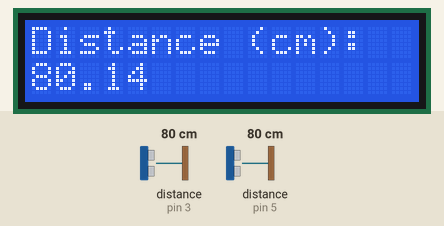
Recording of a sketch running on a simulated Arduino Uno, built with avr-gcc and run on an emulated ATmega328P. Parts: 16×2 character LCD. Inputs (shaded band) come from the test bench; at power-on: distance to the obstacle (sensors on pin 3, pin 5) 80 cm. The echo pulse lasts 58.3 µs per cm; what the sketch prints to the serial monitor is not drawn.

Above: at 2.2 s.
2.3 s: distance to the obstacle (sensor on pin 3) set to 2 cm
At 3.0 s:
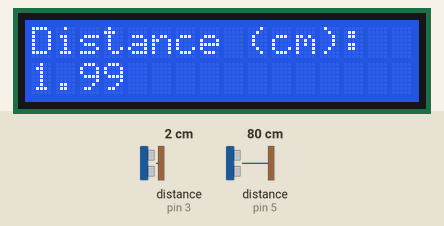
4.2 s: distance to the obstacle (sensor on pin 3) set to 4 cm
At 5.4 s:
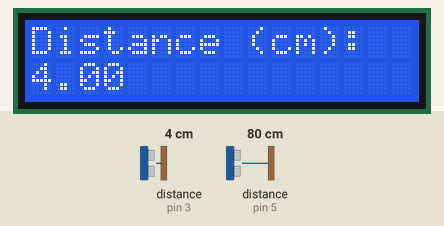
5.8 s: distance to the obstacle (sensor on pin 3) set to 9 cm
At 6.6 s:
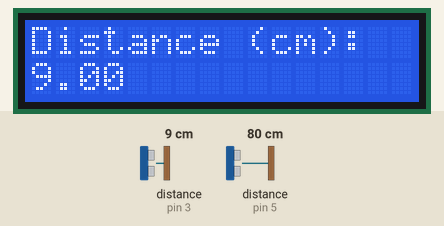
Timing chart, 0 to 8.8 s (numbered marks = the images above; inputs shaded):
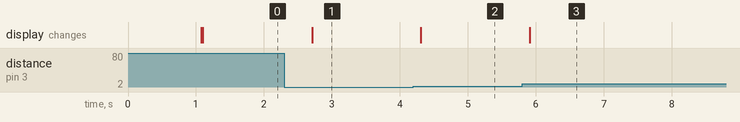

Measured:
- after the input at 2.3 s, the display: changes after 0.41 s (image 1)
- after the input at 4.2 s, the display: changes after 0.11 s (image 2)
- after the input at 5.8 s, the display: changes after 0.11 s (image 3)

The sketch:

Lab_2_Part1.ino
```cpp
//www.elegoo.com
//2016.12.08
#include <LiquidCrystal.h>
#include "SR04.h"

#define TRIG_PIN 5
#define ECHO_PIN 3

LiquidCrystal lcd(7, 8, 9, 10, 11, 12);

SR04 sr04 = SR04(ECHO_PIN,TRIG_PIN);
float a, duration, cm;

void setup() {
   Serial.begin(9600);//Initialization of Serial Port
   delay(1000);
     // set up the LCD's number of columns and rows:
  lcd.begin(16, 2);
  // Print a message to the LCD.
  lcd.setCursor(0,0);
  lcd.print("Distance (cm):");

    pinMode(TRIG_PIN, OUTPUT);
  pinMode(ECHO_PIN, INPUT);

}

void loop()
{
   digitalWrite(TRIG_PIN, LOW);
  delayMicroseconds(5);
  digitalWrite(TRIG_PIN, HIGH);
  delayMicroseconds(10);
  digitalWrite(TRIG_PIN, LOW);
 pinMode(ECHO_PIN, INPUT);
  duration = pulseIn(ECHO_PIN, HIGH);

  // Convert the time into a distance
  cm = (duration/2) / 29.1;
   lcd.setCursor(0, 1);
   a=sr04.Distance();
   //lcd.print(a);
   lcd.print(cm);
   Serial.print(a);
   //lcd.print("cm");//The difference between "Serial.print" and "Serial.println"
   lcd.print("       ");                     //is that "Serial.println" can change lines.
   delay(500);
}
```
